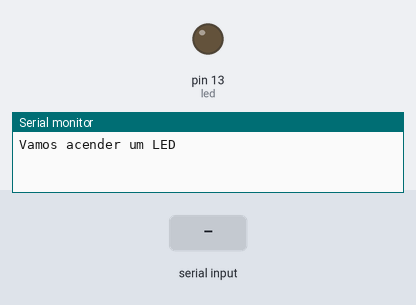
Recording of a sketch running on a simulated Arduino Uno, built with avr-gcc and run on an emulated ATmega328P. On the bench: output pins drawn as LEDs (lit = HIGH), the last lines printed to the serial monitor. The test bench sets the inputs (shaded band).

Above: at 1.2 s.
1.3 s: "A" received over Serial
At 1.7 s:
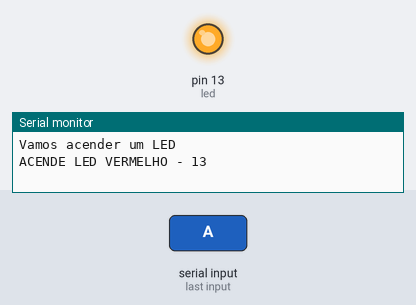
2.8 s: "B" received over Serial
At 4.1 s:
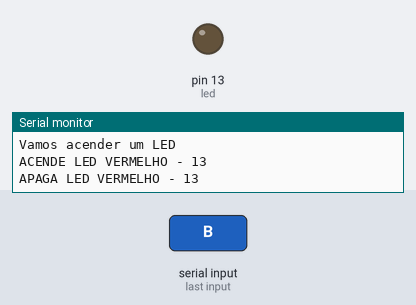
Timing chart, 0 to 5.8 s (numbered marks = the images above; inputs shaded):
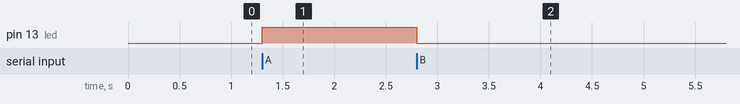

The sketch:

Exemplo-7-Acender-Monitor-Serial.ino
```cpp
/*
 Acender o led pelo monitor serial, se apertar a tecla A acende, se apertar a tecla B apaga
*/

const int led = 13;

String comando = "Vamos acender um LED";

void setup(){
  pinMode(led,OUTPUT);
  Serial.begin(9600);
  Serial.println(comando);
}

void loop(){
  if(Serial.available()){
    switch(Serial.read()){
      case 'A':
        digitalWrite(led, 1);
        Serial.println("ACENDE LED VERMELHO - 13");
        break;
      case 'B':
        digitalWrite(led,0);
        Serial.println("APAGA LED VERMELHO - 13");
        break;
    }
  }
}
```

Measured:
- after the input at 1.3 s, pin 13 (led): LOW → HIGH at once
- after the input at 2.8 s, pin 13 (led): HIGH → LOW at once
